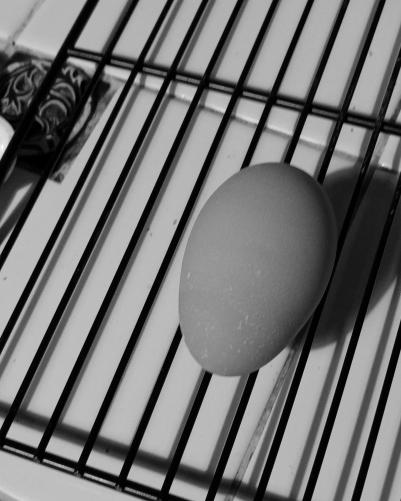
%> input picture lab2/egg_g.jpg, 401 x 501 px
$ octave Ex3.m   (GNU Octave 9; MATLAB toolbox functions it lacks are replaced by stand-ins)
%> lines starting %> are read from the running program, lines starting %| are printed output that depends on the picture
%> further down, X is the input picture: size 501x401 uint8; min 0, max 255, mean 115.1
### lab2/scaleimage.m
function thumbnail = scaleimage(G, S)
%> called with S = 5
a=mod(S, 2);
if a==0
    thumbnail=G(S/2:S:end,S/2:S:end);
else
    thumbnail=G(((S+1)/2):S:end,((S+1)/2):S:end);
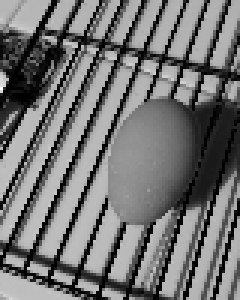
%> thumbnail: size 100x80 uint8 (shown 3 times larger); min 0, max 255, mean 115.1
end


end

### lab2/averageScale.m
function thumbnail = averageScale(X, S)
%> called with S = 5

k = ones(S, S);

hs = (1/(S*S)).*k;

xd = double(X);
Xs = conv2(xd,hs,'same');
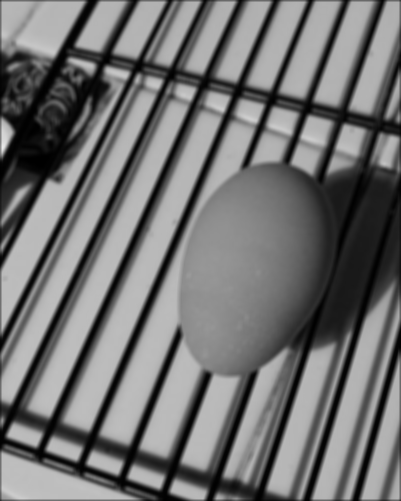
%> Xs: size 501x401 double; min 0.08, max 234.5, mean 114.4
Xsp = uint8(Xs);
thumbnail = scaleimage(Xsp,S);
%> call 2 of scaleimage, with S = 5
%> in scaleimage (call 2), `thumbnail=G(((S+1)/2):S:end,((S+1)/2):S:end);`:
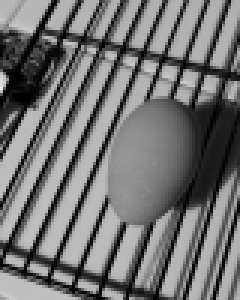
%> thumbnail: size 100x80 uint8 (shown 3 times larger); min 0, max 234, mean 115.1
end

### lab2/Ex3.m
clear all; close all;

figure();
subplot(1,3,1);
X = imread('egg_g.jpg');
imshow(X);


subplot(1,3,2);
X_basicscale = scaleimage(X, 5);
imshow(X_basicscale);
imwrite(X_basicscale, 'assignment3_scale.jpg');


subplot(1,3,3);
X_averageScale = averageScale(X,5);
imshow(X_averageScale);
imwrite(X_averageScale, 'assignment3_averageScale.jpg');
